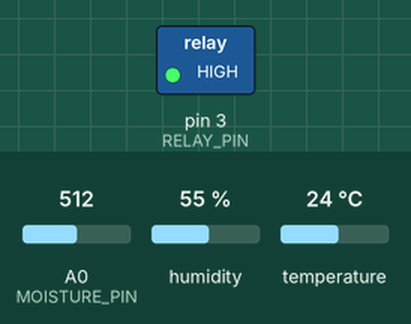
Recording of a sketch running on a simulated Arduino Uno, built with avr-gcc and run on an emulated ATmega328P. Shown: switched loads named in the sketch (green lamp = pin HIGH). The inputs (shaded band) are chosen by the test bench; at power-on: A0 (MOISTURE_PIN) = 512, humidity 55 %, temperature 24 °C. What the sketch prints to the serial monitor is not drawn.

Above: at 2.5 s.
At 10.0 s:
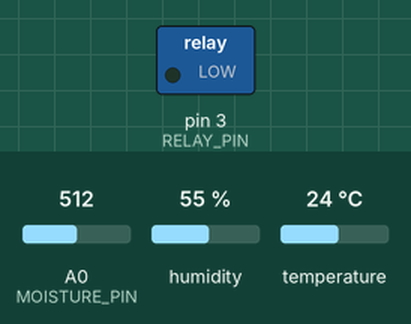
Timing chart, 0 to 19.5 s (numbered marks = the images above):
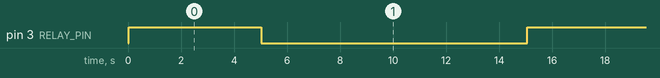

Measured:
- by itself, pin 3 (RELAY_PIN): alternates HIGH for 5.0 s and LOW for 10.0 s

The sketch:

POmpaairfix.ino
```cpp
#include <DHT.h>

// Pin untuk sensor DHT
#define DHT_PIN 2
#define DHT_TYPE DHT11  // Bisa juga menggunakan DHT11
#define RELAY_PIN 3     // Pin untuk relay
#define MOISTURE_PIN A0  // Pin untuk sensor kelembapan tanah (analog pin A0)

DHT dht(DHT_PIN, DHT_TYPE);

// Nilai keanggotaan fuzzy untuk suhu
float suhuKeanggotaan[4];  // Dingin, Agak Dingin, Normal, Panas

// Nilai keanggotaan fuzzy untuk kelembapan tanah
float kelembapanTanahKeanggotaan[3];  // Kering, Lembab, Basah

// Durasi untuk aturan (0 detik atau 5 detik)
float durasi[3] = {0, 5, 0};  // Durasi (0, 5, 0)

// Fuzzyfikasi untuk suhu
void fuzzyfikasiSuhu(float suhu) {
  // Dingin: 15-23
  suhuKeanggotaan[0] = max(0.0, min(1.0, (23 - suhu) / 8.0));

  // Agak Dingin: 19-27
  suhuKeanggotaan[1] = max(0.0, min(1.0, min((suhu - 19) / 8.0, (27 - suhu) / 8.0)));

  // Normal: 23-31
  suhuKeanggotaan[2] = max(0.0, min(1.0, min((suhu - 23) / 8.0, (31 - suhu) / 8.0)));

  // Panas: 27-35
  suhuKeanggotaan[3] = max(0.0, min(1.0, (suhu - 27) / 8.0));
}

// Fuzzyfikasi untuk kelembapan tanah
void fuzzyfikasiKelembapanTanah(float kelembapan) {
  // Kering: 0-40
  kelembapanTanahKeanggotaan[0] = max(0.0, min(1.0, (40 - kelembapan) / 40.0));

  // Lembab: 27-75
  kelembapanTanahKeanggotaan[1] = max(0.0, min(1.0, min((kelembapan - 27) / 48.0, (75 - kelembapan) / 48.0)));

  // Basah: 60-100
  kelembapanTanahKeanggotaan[2] = max(0.0, min(1.0, (kelembapan - 60) / 40.0));
}

// Evaluasi dan defuzzifikasi
float evaluasiDanDefuzzyfikasi() {
  // Keanggotaan untuk durasi penyiraman
  float keanggotaanDurasi[3] = {0.0, 0.0, 0.0};

  // Aturan 1: Dingin dan Kering => Nyala (on) untuk 5 detik
  keanggotaanDurasi[1] = min(suhuKeanggotaan[0], kelembapanTanahKeanggotaan[0]);

  // Aturan 2: Dingin dan Lembab => Nyala (on) untuk 5 detik
  keanggotaanDurasi[1] = max(keanggotaanDurasi[1], min(suhuKeanggotaan[0], kelembapanTanahKeanggotaan[1]));

  // Aturan 3: Dingin dan Basah => Mati (off) untuk 0 detik
  keanggotaanDurasi[0] = max(keanggotaanDurasi[0], min(suhuKeanggotaan[0], kelembapanTanahKeanggotaan[2]));

  // Aturan 4: Agak Dingin dan Kering => Nyala (on) untuk 5 detik
  keanggotaanDurasi[1] = max(keanggotaanDurasi[1], min(suhuKeanggotaan[1], kelembapanTanahKeanggotaan[0]));

  // Aturan 5: Agak Dingin dan Lembab => Nyala (on) untuk 5 detik
  keanggotaanDurasi[1] = max(keanggotaanDurasi[1], min(suhuKeanggotaan[1], kelembapanTanahKeanggotaan[1]));

  // Aturan 6: Agak Dingin dan Basah => Mati (off) untuk 0 detik
  keanggotaanDurasi[0] = max(keanggotaanDurasi[0], min(suhuKeanggotaan[1], kelembapanTanahKeanggotaan[2]));

  // Aturan 7: Normal dan Kering => Nyala (on) untuk 5 detik
  keanggotaanDurasi[1] = max(keanggotaanDurasi[1], min(suhuKeanggotaan[2], kelembapanTanahKeanggotaan[0]));

  // Aturan 8: Normal dan Lembab => Nyala (on) untuk 5 detik
  keanggotaanDurasi[1] = max(keanggotaanDurasi[1], min(suhuKeanggotaan[2], kelembapanTanahKeanggotaan[1]));

  // Aturan 9: Normal dan Basah => Mati (off) untuk 0 detik
  keanggotaanDurasi[0] = max(keanggotaanDurasi[0], min(suhuKeanggotaan[2], kelembapanTanahKeanggotaan[2]));

  // Aturan 10: Panas dan Kering => Nyala (on) untuk 5 detik
  keanggotaanDurasi[1] = max(keanggotaanDurasi[1], min(suhuKeanggotaan[3], kelembapanTanahKeanggotaan[0]));

  // Aturan 11: Panas dan Lembab => Nyala (on) untuk 5 detik
  keanggotaanDurasi[1] = max(keanggotaanDurasi[1], min(suhuKeanggotaan[3], kelembapanTanahKeanggotaan[1]));

  // Aturan 12: Panas dan Basah => Mati (off) untuk 0 detik
  keanggotaanDurasi[0] = max(keanggotaanDurasi[0], min(suhuKeanggotaan[3], kelembapanTanahKeanggotaan[2]));

  // Defuzzifikasi: Rata-rata tertimbang (centroid)
  float num = 0.0;  // Pembilang
  float den = 0.0;  // Penyebut

  for (int i = 0; i < 3; i++) {
    num += keanggotaanDurasi[i] * durasi[i];
    den += keanggotaanDurasi[i];
  }

  if (den != 0) {
    return num / den;  // Menghitung durasi penyiraman akhir
  } else {
    return 0.0;  // Jika tidak ada keanggotaan, kembali 0
  }
}

void setup() {
  // Inisialisasi Serial Monitor
  Serial.begin(9600);
  dht.begin();

  // Set relay pin sebagai output
  pinMode(RELAY_PIN, OUTPUT);
}

void loop() {
  // Membaca suhu dan kelembapan dari sensor DHT
  float suhu = dht.readTemperature();  // Suhu dalam Celsius

  // Membaca kelembapan tanah dari A0 (pin analog)
  int moistureValue = analogRead(MOISTURE_PIN);
  float kelembapanTanah = map(moistureValue, 1023, 0, 0, 100);  // Pemetaan ke skala 0-100

  // Cek jika pembacaan gagal
  if (isnan(suhu)) {
    Serial.println("Gagal membaca sensor suhu!");
    return;
  }

  // Melakukan fuzzyfikasi untuk suhu dan kelembapan tanah
  fuzzyfikasiSuhu(suhu);
  fuzzyfikasiKelembapanTanah(kelembapanTanah);

  // Evaluasi aturan dan defuzzifikasi untuk mendapatkan durasi penyiraman
  float durasiPenyiraman = evaluasiDanDefuzzyfikasi();

  // Menampilkan hasil di Serial Monitor
  Serial.print("Suhu: ");
  Serial.print(suhu);
  Serial.print(" °C, ");
  Serial.print("Kelembapan Tanah: ");
  Serial.print(kelembapanTanah);
  Serial.print(" %, ");
  Serial.print("Durasi Penyiraman: ");
  Serial.print(durasiPenyiraman);
  Serial.println(" detik");

  // Mengontrol relay berdasarkan durasi penyiraman yang dihitung
  if (durasiPenyiraman > 0) {
    digitalWrite(RELAY_PIN, HIGH);  // Nyalakan relay (penyiraman hidup)
    delay(durasiPenyiraman * 1000);  // Tunggu durasi dalam milidetik
    digitalWrite(RELAY_PIN, LOW);   // Matikan relay (penyiraman mati)
  } else {
    digitalWrite(RELAY_PIN, LOW);   // Matikan relay jika tidak ada penyiraman
  }

  // Tunggu 2 detik sebelum pembacaan berikutnya
  delay(10000);
}
```
